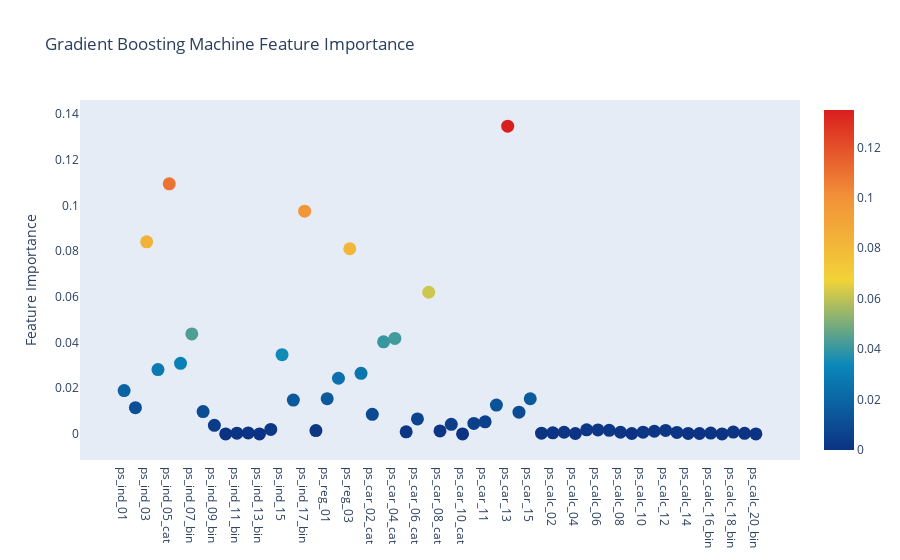

The code cell stored with this chart in its notebook:
### Code cell
trace = go.Scatter(
    y = gb.feature_importances_,
    x = features,
    mode='markers',
    marker=dict(
        sizemode = 'diameter',
        sizeref = 1,
        size = 13,
        #size= rf.feature_importances_,
        #color = np.random.randn(500), #set color equal to a variable
        color = gb.feature_importances_,
        colorscale='Portland',
        showscale=True
    ),
    text = features
)
data = [trace]

layout= go.Layout(
    autosize= True,
    title= 'Gradient Boosting Machine Feature Importance',
    hovermode= 'closest',
     xaxis= dict(
         ticklen= 5,
         showgrid=False,
        zeroline=False,
        showline=False
     ),
    yaxis=dict(
        title= 'Feature Importance',
        showgrid=False,
        zeroline=False,
        ticklen= 5,
        gridwidth= 2
    ),
    showlegend= False
)
fig = go.Figure(data=data, layout=layout)
py.iplot(fig,filename='scatter2010')

### Figure 1 — Plotly figure (JSON) as saved in the notebook; plotly's stock layout.template omitted (floating-point values rounded to 4 significant figures)
{"data": [{"marker": {"color": [0.01894, 0.01149, 0.08412, 0.02818, 0.1095, 0.0309, 0.04378, 0.009773, 0.003726, 0, 0.0003235, 0.0004158, 0, 0.001965, 0.03467, 0.01479, 0.09752, 0.00145, 0.01544, 0.02437, 0.08109, 0.02654, 0.008584, 0.0403, 0.0418, 0.0008965, 0.006565, 0.06202, 0.001271, 0.004174, 0, 0.004577, 0.005278, 0.01261, 0.1348, 0.009484, 0.01537, 0.000286, 0.0004461, 0.0007148, 0.0001654, 0.00176, 0.001749, 0.001539, 0.0007188, 0.0001617, 0.0007279, 0.00115, 0.0015, 0.0006197, 0.0001913, 0.000162, 0.0003524, 0, 0.0007964, 0.0002346, 0], "colorscale": [[0, "rgb(12,51,131)"], [0.25, "rgb(10,136,186)"], [0.5, "rgb(242,211,56)"], [0.75, "rgb(242,143,56)"], [1, "rgb(217,30,30)"]], "showscale": true, "size": 13, "sizemode": "diameter", "sizeref": 1}, "mode": "markers", "text": ["ps_ind_01", "ps_ind_02_cat", "ps_ind_03", "ps_ind_04_cat", "ps_ind_05_cat", "ps_ind_06_bin", "ps_ind_07_bin", "ps_ind_08_bin", "ps_ind_09_bin", "ps_ind_10_bin", "ps_ind_11_bin", "ps_ind_12_bin", "ps_ind_13_bin", "ps_ind_14", "ps_ind_15", "ps_ind_16_bin", "ps_ind_17_bin", "ps_ind_18_bin", "ps_reg_01", "ps_reg_02", "ps_reg_03", "ps_car_01_cat", "ps_car_02_cat", "ps_car_03_cat", "ps_car_04_cat", "ps_car_05_cat", "ps_car_06_cat", "ps_car_07_cat", "ps_car_08_cat", "ps_car_09_cat", "ps_car_10_cat", "ps_car_11_cat", "ps_car_11", "ps_car_12", "ps_car_13", "ps_car_14", "ps_car_15", "ps_calc_01", "ps_calc_02", "ps_calc_03", "ps_calc_04", "ps_calc_05", "ps_calc_06", "ps_calc_07", "ps_calc_08", "ps_calc_09", "ps_calc_10", "ps_calc_11", "ps_calc_12", "ps_calc_13", "ps_calc_14", "ps_calc_15_bin", "ps_calc_16_bin", "ps_calc_17_bin", "ps_calc_18_bin", "ps_calc_19_bin", "ps_calc_20_bin"], "type": "scatter", "x": ["ps_ind_01", "ps_ind_02_cat", "ps_ind_03", "ps_ind_04_cat", "ps_ind_05_cat", "ps_ind_06_bin", "ps_ind_07_bin", "ps_ind_08_bin", "ps_ind_09_bin", "ps_ind_10_bin", "ps_ind_11_bin", "ps_ind_12_bin", "ps_ind_13_bin", "ps_ind_14", "ps_ind_15", "ps_ind_16_bin", "ps_ind_17_bin", "ps_ind_18_bin", "ps_reg_01", "ps_reg_02", "ps_reg_03", "ps_car_01_cat", "ps_car_02_cat", "ps_car_03_cat", "ps_car_04_cat", "ps_car_05_cat", "ps_car_06_cat", "ps_car_07_cat", "ps_car_08_cat", "ps_car_09_cat", "ps_car_10_cat", "ps_car_11_cat", "ps_car_11", "ps_car_12", "ps_car_13", "ps_car_14", "ps_car_15", "ps_calc_01", "ps_calc_02", "ps_calc_03", "ps_calc_04", "ps_calc_05", "ps_calc_06", "ps_calc_07", "ps_calc_08", "ps_calc_09", "ps_calc_10", "ps_calc_11", "ps_calc_12", "ps_calc_13", "ps_calc_14", "ps_calc_15_bin", "ps_calc_16_bin", "ps_calc_17_bin", "ps_calc_18_bin", "ps_calc_19_bin", "ps_calc_20_bin"], "y": [0.01894, 0.01149, 0.08412, 0.02818, 0.1095, 0.0309, 0.04378, 0.009773, 0.003726, 0, 0.0003235, 0.0004158, 0, 0.001965, 0.03467, 0.01479, 0.09752, 0.00145, 0.01544, 0.02437, 0.08109, 0.02654, 0.008584, 0.0403, 0.0418, 0.0008965, 0.006565, 0.06202, 0.001271, 0.004174, 0, 0.004577, 0.005278, 0.01261, 0.1348, 0.009484, 0.01537, 0.000286, 0.0004461, 0.0007148, 0.0001654, 0.00176, 0.001749, 0.001539, 0.0007188, 0.0001617, 0.0007279, 0.00115, 0.0015, 0.0006197, 0.0001913, 0.000162, 0.0003524, 0, 0.0007964, 0.0002346, 0]}], "layout": {"autosize": true, "hovermode": "closest", "showlegend": false, "title": {"text": "Gradient Boosting Machine Feature Importance"}, "xaxis": {"showgrid": false, "showline": false, "ticklen": 5, "zeroline": false}, "yaxis": {"gridwidth": 2, "showgrid": false, "ticklen": 5, "title": {"text": "Feature Importance"}, "zeroline": false}}}
